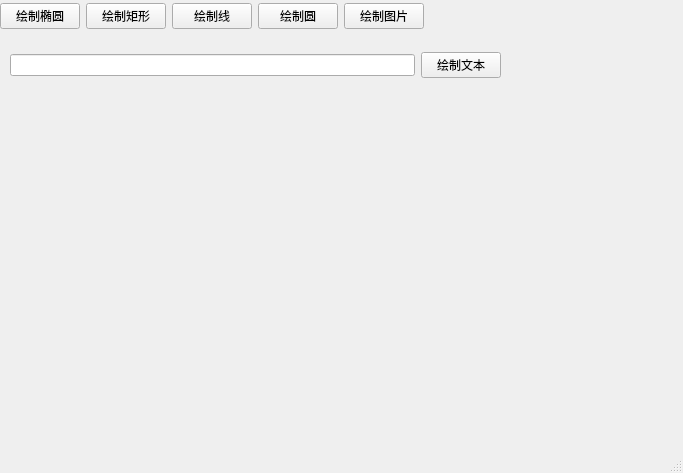
<?xml version="1.0" encoding="UTF-8"?>
<ui version="4.0">
 <class>MainWindow</class>
 <widget class="QMainWindow" name="MainWindow">
  <property name="geometry">
   <rect>
    <x>0</x>
    <y>0</y>
    <width>683</width>
    <height>473</height>
   </rect>
  </property>
  <property name="windowTitle">
   <string>MainWindow</string>
  </property>
  <widget class="QWidget" name="centralwidget">
   <widget class="QWidget" name="layoutWidget">
    <property name="geometry">
     <rect>
      <x>0</x>
      <y>0</y>
      <width>504</width>
      <height>32</height>
     </rect>
    </property>
    <layout class="QVBoxLayout" name="verticalLayout">
     <item>
      <layout class="QHBoxLayout" name="horizontalLayout">
       <item>
        <widget class="QPushButton" name="btnEllipse">
         <property name="text">
          <string>绘制椭圆</string>
         </property>
        </widget>
       </item>
       <item>
        <widget class="QPushButton" name="btnRect">
         <property name="text">
          <string>绘制矩形</string>
         </property>
        </widget>
       </item>
       <item>
        <widget class="QPushButton" name="btnLine">
         <property name="text">
          <string>绘制线</string>
         </property>
        </widget>
       </item>
       <item>
        <widget class="QPushButton" name="btnRound">
         <property name="text">
          <string>绘制圆</string>
         </property>
        </widget>
       </item>
       <item>
        <widget class="QPushButton" name="btnPicture">
         <property name="text">
          <string>绘制图片</string>
         </property>
        </widget>
       </item>
       <item>
        <spacer name="horizontalSpacer">
         <property name="orientation">
          <enum>Qt::Orientation::Horizontal</enum>
         </property>
         <property name="sizeHint" stdset="0">
          <size>
           <width>40</width>
           <height>20</height>
          </size>
         </property>
        </spacer>
       </item>
      </layout>
     </item>
    </layout>
   </widget>
   <widget class="QWidget" name="layoutWidget">
    <property name="geometry">
     <rect>
      <x>10</x>
      <y>50</y>
      <width>491</width>
      <height>30</height>
     </rect>
    </property>
    <layout class="QHBoxLayout" name="horizontalLayout_2">
     <item>
      <widget class="QLineEdit" name="lineEdit"/>
     </item>
     <item>
      <widget class="QPushButton" name="btnTest">
       <property name="text">
        <string>绘制文本</string>
       </property>
      </widget>
     </item>
    </layout>
   </widget>
  </widget>
  <widget class="QMenuBar" name="menubar">
   <property name="geometry">
    <rect>
     <x>0</x>
     <y>0</y>
     <width>683</width>
     <height>25</height>
    </rect>
   </property>
  </widget>
  <widget class="QStatusBar" name="statusbar"/>
 </widget>
 <resources/>
 <connections/>
</ui>
